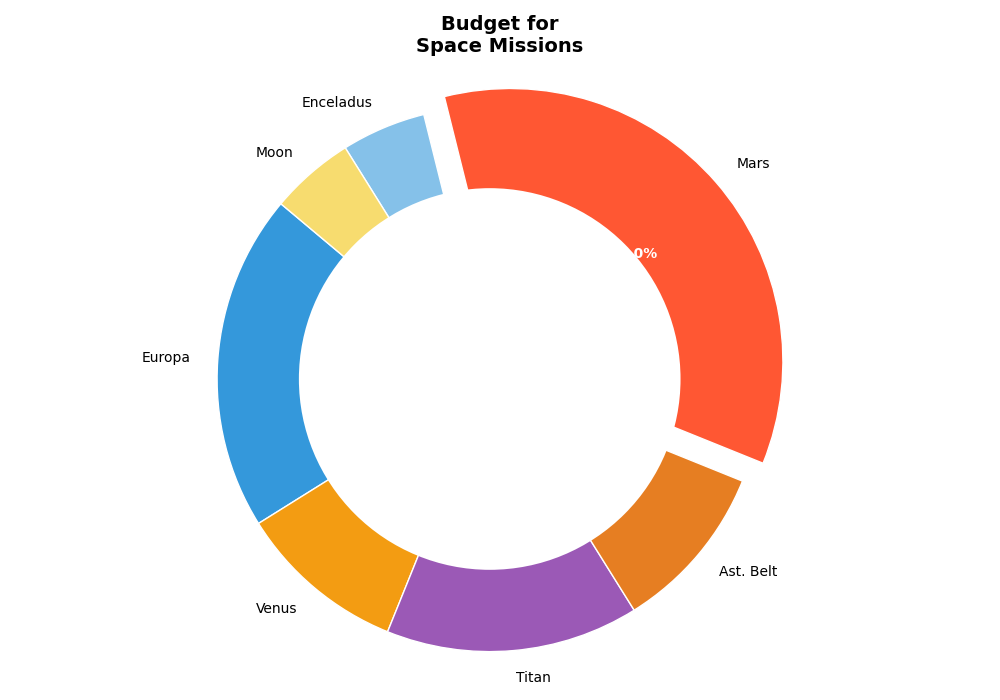

Python code for this plot:
import matplotlib.pyplot as plt

destinations = ['Europa', 'Venus', 'Titan', 'Ast. Belt', 'Mars', 'Enceladus', 'Moon']
budget_allocation = [20, 10, 15, 10, 35, 5, 5]

colors = ['#3498DB', '#F39C12', '#9B59B6', '#E67E22', '#FF5733', '#85C1E9', '#F7DC6F']
explode = (0, 0, 0, 0, 0.1, 0, 0)

fig, ax = plt.subplots(figsize=(10, 7))
wedges, texts, autotexts = ax.pie(
    budget_allocation,
    explode=explode,
    labels=destinations,
    colors=colors,
    autopct='%1.1f%%',
    startangle=140,
    wedgeprops=dict(edgecolor='w')
)

centre_circle = plt.Circle((0,0),0.70,fc='white')
fig.gca().add_artist(centre_circle)

for autotext in autotexts:
    autotext.set_color('white')
    autotext.set_fontsize(10)
    autotext.set_weight('bold')

ax.axis('equal')
plt.title("Budget for\nSpace Missions", fontsize=14, fontweight='bold')

plt.tight_layout()
plt.show()
